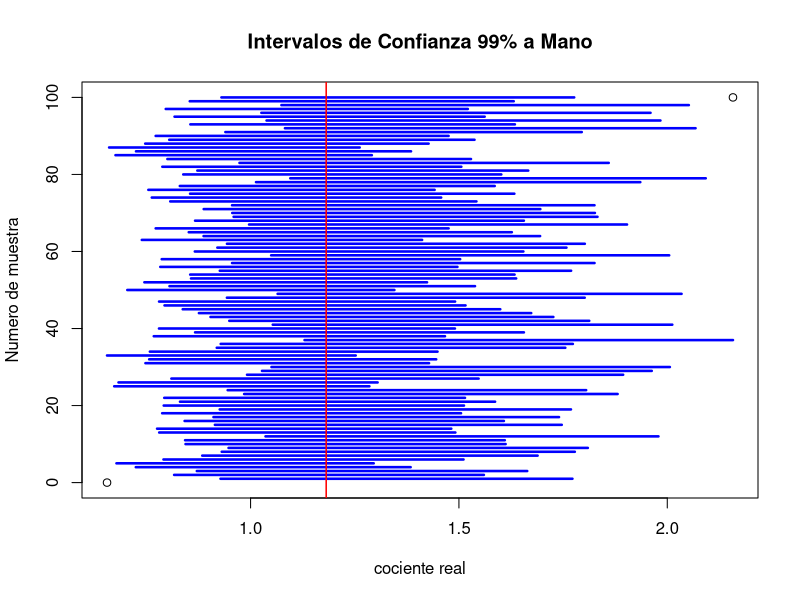
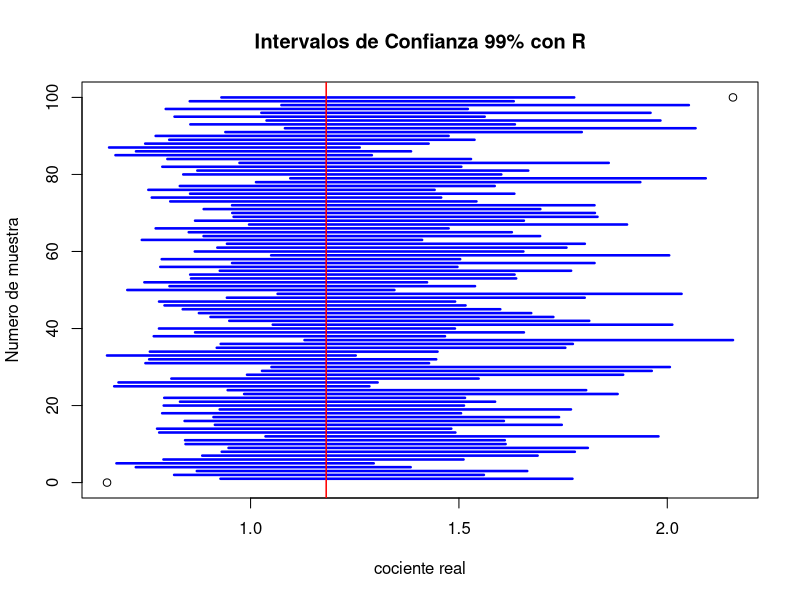

Write the R code that produced these figures, in order.
#Examen 1
#INFERENCIA ESTADISTICA II
#Andres Moguel
set.seed(5)
#Definicion y generacion de datos
sigma1 = 2.5
sigma2 = 2.3
#Definir Sigmas son iguales
r_0 = 1
m = 100 # muestras datos 
n = 256 # tamaño de cada muestra
datos1 = matrix(rnorm(m*n, 0, sigma1), n)
datos2 = matrix(rnorm(m*n, 0, sigma2), n)
dat=rbind(datos1, datos2)

icd2 = function(x, conf.level=0.99){
  d = (length(x)/2)-1
  cu = qf((1-conf.level)/2, d,d, lower.tail = FALSE)
  cl = qf((1-conf.level)/2, d,d, lower.tail = TRUE)
  v1= var(x[1:256])
  v2 = var(x[257:512])
  c((v1/v2)*cl, (v1/v2)*cu)
}

ic2= apply(dat,2,icd2)

icd = function(x){
  var.test(x[1:256], x[257:512], ratio=r_0, alternative = "two.sided", 
           conf.level = 0.99)$conf.int}
ic= apply(dat, 2, icd)
ic

#calculamos el cociente real para poder graficar dentro de IC's
cociente_real = sigma1^2/sigma2^2

#acumulamos dentro de cuantos intervalos cae el cociente real
#Tenemos H0 sigma1^2/sigma2^2 = 1 h1 ≠ 1
icrat=sum(ic[1, ] <= cociente_real & ic[2, ] >= cociente_real)

icrat2 =sum(ic2[1, ] <= cociente_real & ic2[2, ] >= cociente_real)

plot(range(ic2), c(0, m), xlab = "cociente real",ylab = "Numero de muestra", main = "Intervalos de Confianza 99% a Mano")
for (i in 1:m) {
  lines(ic2[, i], rep(i, 2), lwd = 2.5, col="blue")
}
abline(v = cociente_real, lwd = 1.5, col="red")

plot(range(ic), c(0, m), xlab = "cociente real",ylab = "Numero de muestra", main = "Intervalos de Confianza 99% con R")
for (i in 1:m) {
  lines(ic[, i], rep(i, 2), lwd = 2.5, col="blue")
}
abline(v = cociente_real, lwd = 1.5, col="red")

diferencias = ic - ic2
print(diferencias)

